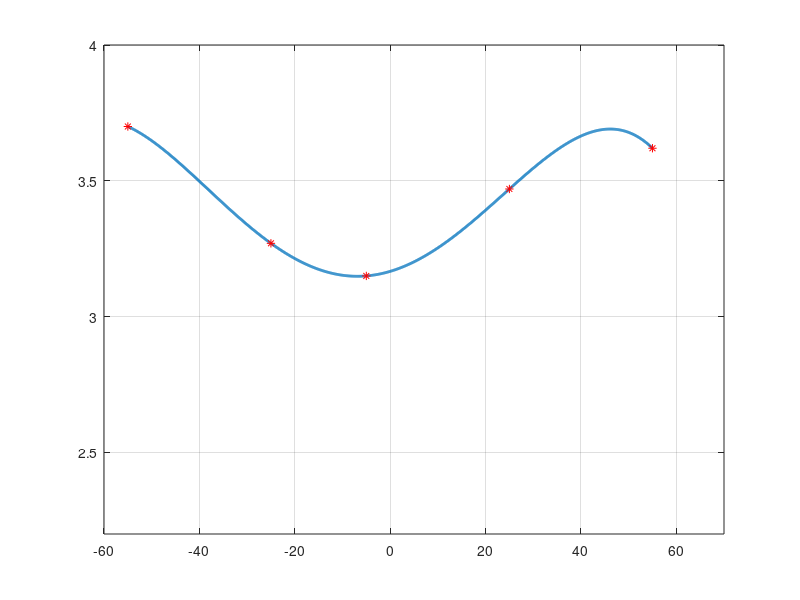

Source code (MATLAB):
%% Problem 25

x = [-55, -25, -5, 25, 55];
k = 1.5;

%a.) Graph
    %preparation
y = [3.7, 3.27, 3.15, 3.47, 3.62];
degree = length(x) - 1;
coef = polyfit(x, y, degree);
temperature = @(t) polyval(coef, t);
X = -65:0.01:65;

    %plotting
z = linspace(x(1), x(end), 1000); p = temperature(z);
plot(z, p, 'LineWidth', 2); grid on
hold on; plot(x, y, 'r*'); hold off
axis([-60, 70, 2.2, 4]);


%b.) Estimating
temp = [temperature(-65), temperature(-17), temperature(0), temperature(17), temperature(65)];



